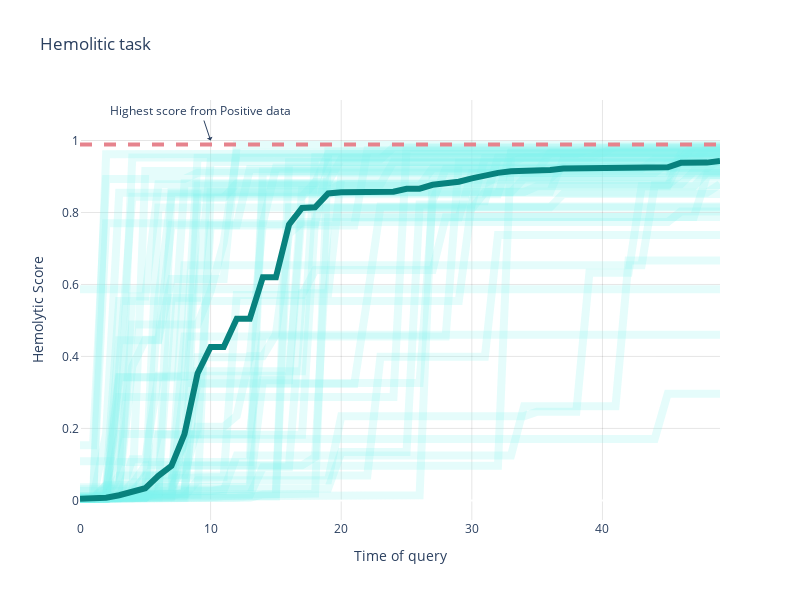

The notebook cell saved with this chart:
### Code cell
import plotly.express as px 
import plotly.graph_objects as go
from plotly.subplots import make_subplots
import matplotlib.pyplot as plt 
import matplotlib as mpl
import matplotlib.pyplot as plt
import matplotlib.font_manager as font_manager
import urllib.request

mpl.rcParams.update(mpl.rcParamsDefault)

#fig = make_subplots(rows=1, cols=2)


seq_lens = []
def current_best_idx(ys):
    curr_best_idx = [0]
    curr_best = ys[0]
    for i, y in enumerate(ys):
        if i == 0:
            continue
        if y > curr_best:
            curr_best_idx.append(i)
            curr_best = y
    return curr_best_idx

#fig = px.line(df, x="year", y="lifeExp", title='Life expectancy in Canada')
#fig.show()
fig = go.Figure()

#print(seqlen)
y_task1 = []
task1_idx = []
for i in range(50):
    with open('./result_task1/labels_0414/y_{0}.pkl'.format(i), 'rb') as f:
        y = pickle.load(f)[:50]
        curr = current_best(y)
        curr_idx = current_best_idx(y)
        y_task1.append(curr)
        task1_idx.append(curr_idx)
        #fig = px.line(curr)
        fig.add_trace(go.Scatter(y=curr, line_color='rgb(125, 240, 236)', line_width=8, opacity=0.2))
        #ax.plot(curr, alpha=0.2, color='lightskyblue', linewidth=5)
    with open('./result_task1/seqlen_0414/seq_{0}.pkl'.format(i), 'rb') as f1:
        seq_lens.append(pickle.load(f1)[:50])

new_seqlen = []
for i in range(50):
    curr_len = seq_lens[i][0]
    smooth_len = []
    for idx, ele in enumerate(seq_lens[i]):
        if idx in task1_idx[i]:
            curr_len = ele
        smooth_len.append(curr_len)
    new_seqlen.append(smooth_len)
    
y_task1 = np.array(y_task1)
seqlen = jnp.mean(jnp.array(new_seqlen), axis=0)    
y_task1_median = np.median(y_task1, axis=0)
y_task1_max = np.max(y_task1, axis=0)
y_task1_min = np.min(y_task1, axis=0)

fig.add_trace(go.Scatter(y=y_task1_median, line_color='rgb(8, 130, 126)', line_width=6, opacity=1))
fig.add_hline(y=0.9886331, line_width=4, opacity=1, line_color='rgb(230, 131, 141)', line_dash="dash")

fig.update_layout(
    title="Hemolitic task",
    height=600,
    width=800,
    plot_bgcolor="rgba(255, 255, 255, 0.0)",
    xaxis_gridcolor="rgba(0, 0, 0, 0.1)",
    xaxis_title="Time of query",
    yaxis_gridcolor="rgba(0, 0, 0, 0.1)",
    yaxis_title="Hemolytic Score",
    showlegend=False)
urllib.request.urlretrieve('https://github.com/google/fonts/raw/main/ofl/ibmplexmono/IBMPlexMono-Regular.ttf', 'IBMPlexMono-Regular.ttf')
fe = font_manager.FontEntry(
    fname='IBMPlexMono-Regular.ttf',
    name='plexmono')
font_manager.fontManager.ttflist.append(fe)
plt.rcParams.update({'axes.facecolor':'#f5f4e9', 
            'grid.color' : '#AAAAAA', 
            'axes.edgecolor':'#333333', 
            'figure.facecolor':'#FFFFFF', 
            'axes.grid': False,
            'axes.prop_cycle':   plt.cycler('color', plt.cm.Dark2.colors),
            'font.family': fe.name,
            'figure.figsize': (6.6,6.6 / 1.2),
            'ytick.left': True,
            'xtick.bottom': True   
           })
fig.add_annotation(x=10, y=1,
            text="Highest score from Positive data",
            showarrow=True,
            arrowhead=1)
fig.show()

#ax.text(1, 0.92, 'Highest score from Positive data', fontsize=10)
print(y_task1_median[-1])
